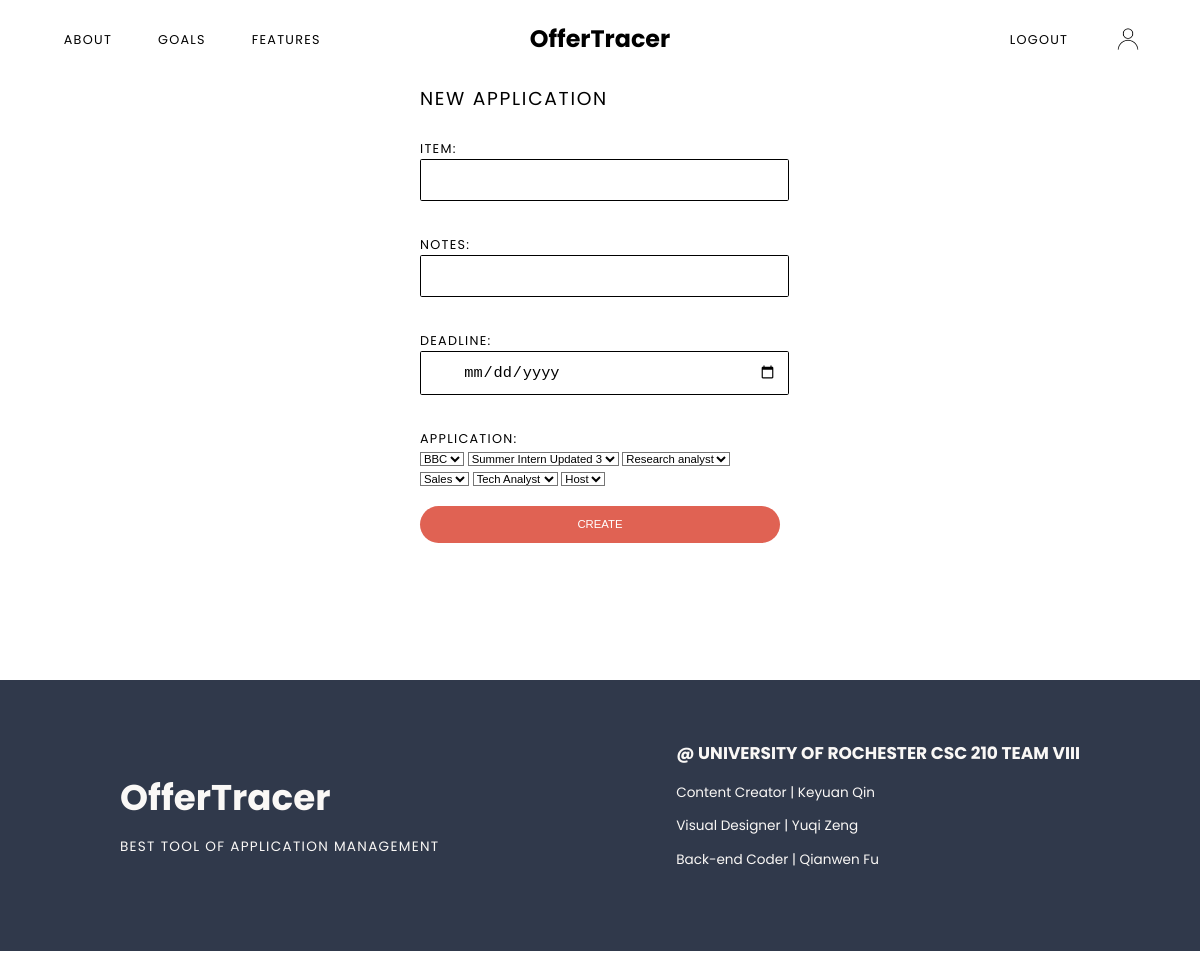
Page /task/new (signed in) on the earlier database version.
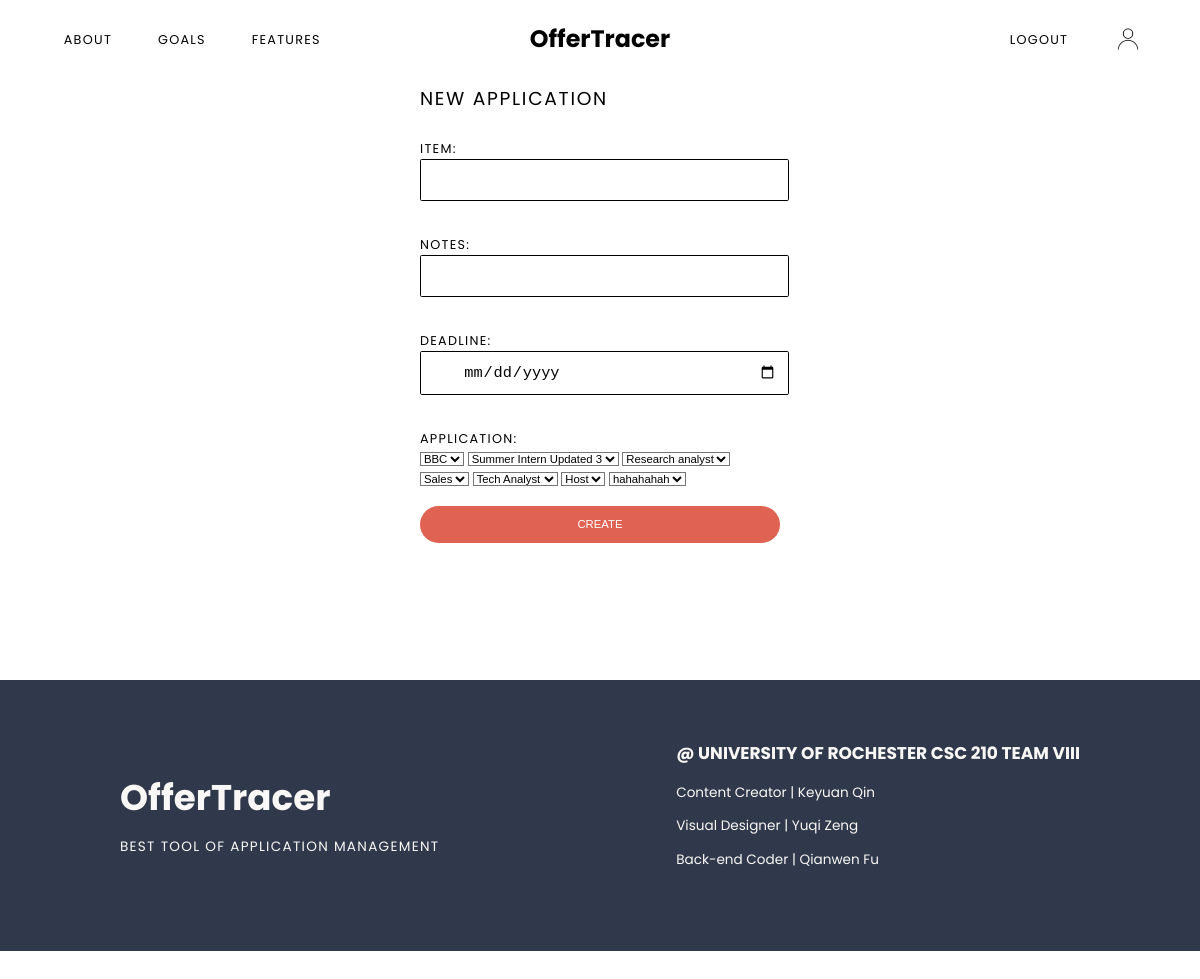
Same page on the later database version.
### models.py (models this page shows, shortened)
class Job(db.Model):
	id = db.Column(db.Integer, primary_key=True)
	program = db.Column(db.String(100), nullable=False)
	company = db.Column(db.String(100), nullable=False)
	deadline = db.Column(db.DateTime)
	resume = db.Column(db.Boolean(False), nullable=False)
	resumeNotes = db.Column(db.Text)
	coverletter = db.Column(db.Boolean(False), nullable=False)
	coverletterNotes = db.Column(db.Text)
	transcript = db.Column(db.Boolean(False), nullable=False)
	transcriptNotes = db.Column(db.Text)
	onlineForm = db.Column(db.Boolean(False), nullable=False)#online application form whether filled out or not
	onlineFormNotes = db.Column(db.Text)
	user_id = db.Column(db.Integer, db.ForeignKey('user.id'), nullable=False)
	tasks = db.relationship('Task', backref='position', lazy=True)
	assessments = db.relationship('Assessment', backref='position', lazy=True)

### main.py (the view, shortened to what this page needs)
@main.route('/task/new', methods=['GET','POST'])
@login_required
def new_task():
	jobs = Job.query.filter_by(user_id=current_user.id)
	return render_template('create_task.html', jobs=jobs)

### app.py (called while the page is built)
@login_manager.user_loader
def load_user(user_id):
	return User.query.get(int(user_id))

### templates/create_task.html (shortened to what this page needs)
{% extends "base.html" %}
{% block content %}
<div class="sectionContainer fullContainer">
	<form method="POST" action="" class="content containAlignCenter loginContent">
		<h2>New Application</h2>
		<label for="item">Item: </label><br><input type="text" name="item" id="item" class="inputNormal" required><br>
		<label for="notes">Notes: </label><br><input type="text" name="notes" id="notes" class="inputNormal" required><br>
		<label for="due">Deadline: </label><br><input type="date" name="due" id="due" class="inputNormal" required><br>
		<label for="job">Application: </label><br>
		{% for job in jobs %}
		<select name="job" id="job">
  			<option value="{{job.id}}">{{job.program}}</option>
		</select>
		{% endfor %}
		<input type="submit" value="Create" class="submit navSignup" id="submit">
	</form>
</div>
{% endblock %}

Differences in the rows shown:
added Job: job "hahahahah"
